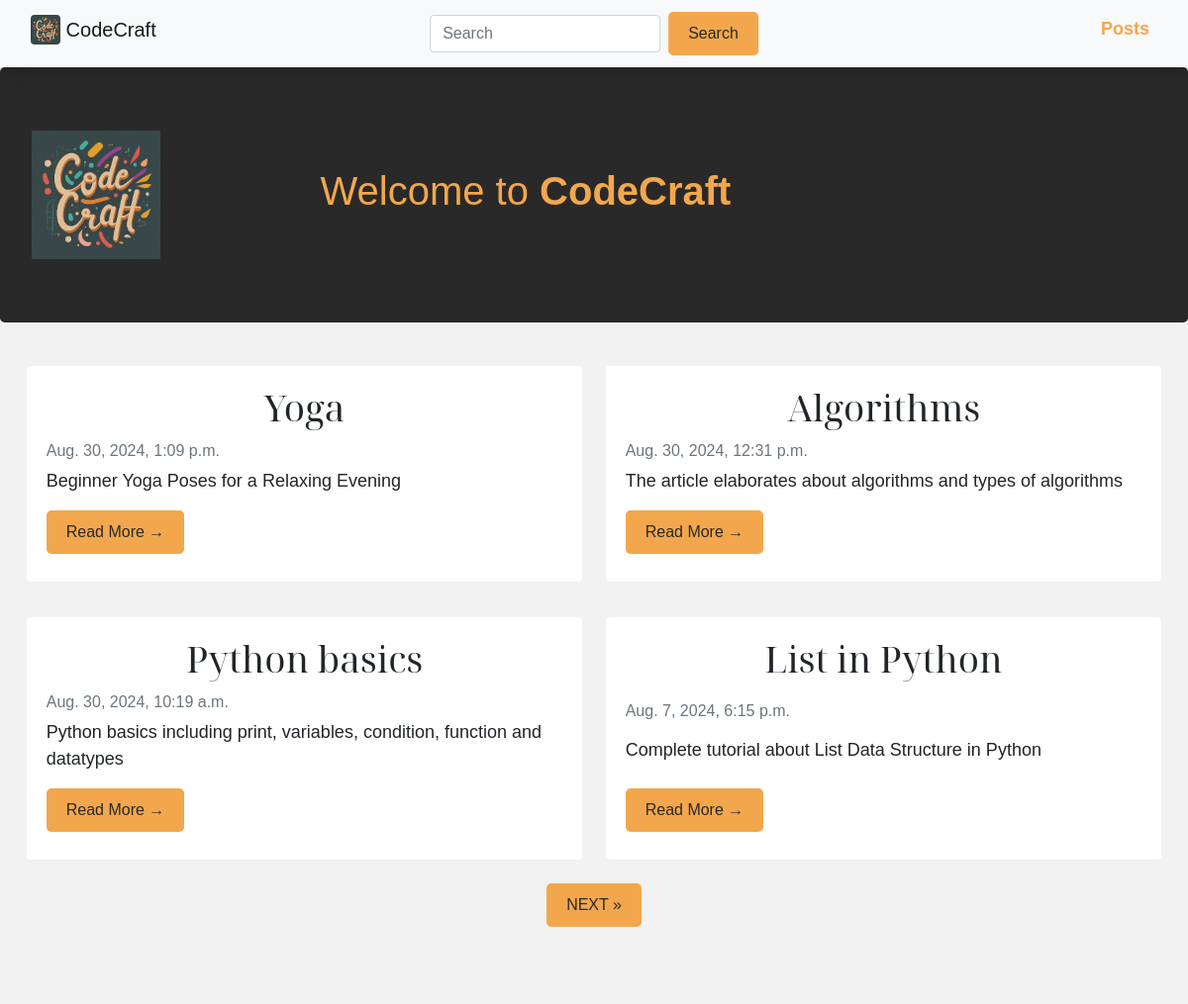
/ (upper part), run on an earlier commit of the app's database.
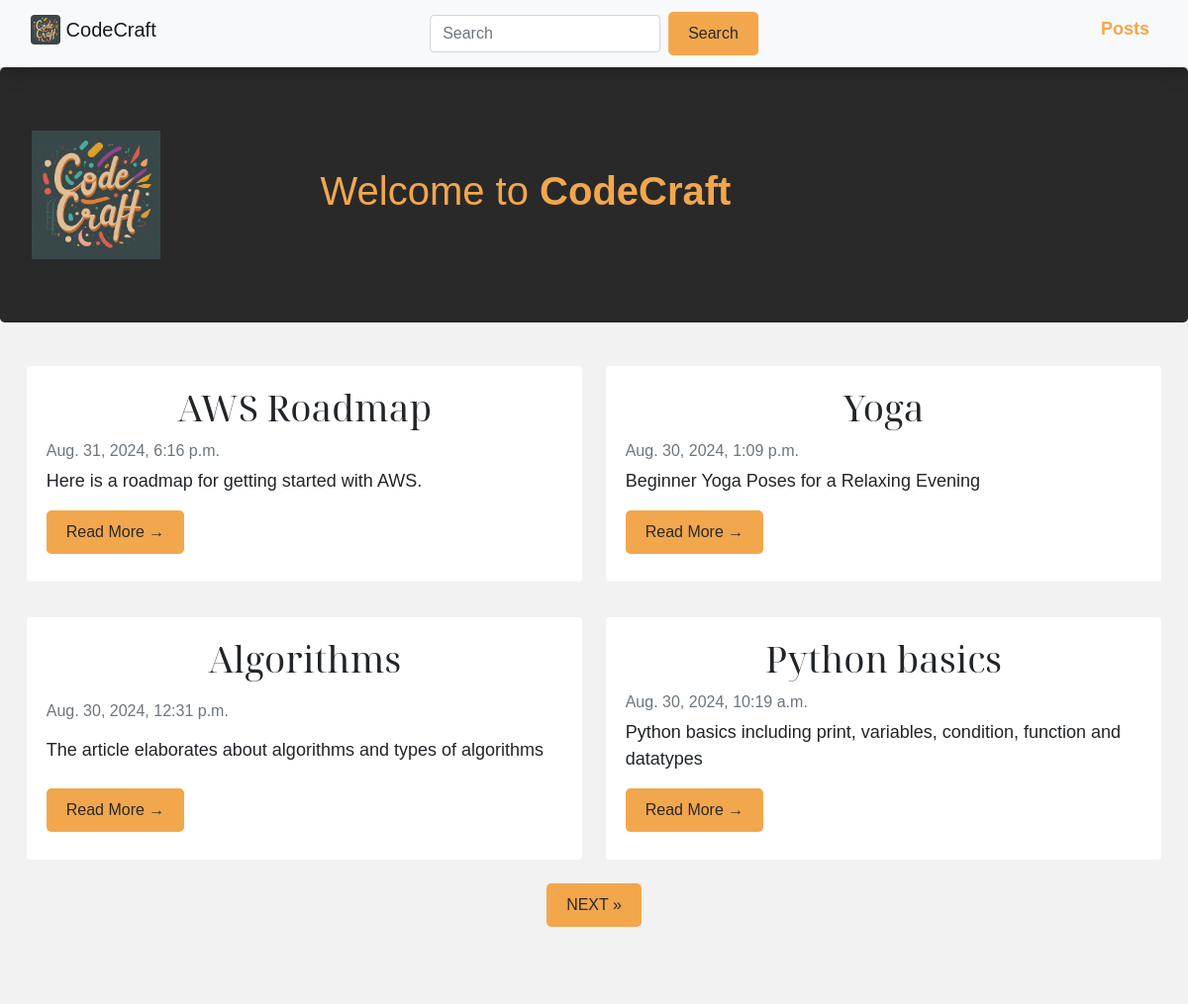
And on a later commit of the database.
### blog/models.py (models this page shows, shortened)
class Post(models.Model):
	title = models.CharField(max_length=200, unique=True)
	slug = models.SlugField(max_length=300, unique=True)
	author = models.ForeignKey(User, on_delete= models.CASCADE)
	updated_on = models.DateTimeField(auto_now= True)
	created_on = models.DateTimeField()
	content = RichTextUploadingField()
	metades = models.CharField(max_length=200, default="new post")
	status = models.IntegerField(choices=STATUS, default=0)
	image = models.ImageField(upload_to='images/', null=True, blank=True)
	class Meta:
		ordering = ['-created_on']

### blog/views.py (the view)
# urls.py: path('', HomeView.as_view(), name='posts'),
class HomeView(generic.ListView):
    queryset = Post.objects.filter(status=1).order_by('-created_on')
    template_name = 'home.html'
    paginate_by = 4

### blog/templates/home.html (shortened to what this page needs)
{% extends "base.html" %}  {% block content %}
<header class="jumbotron" style="background-color: #292929; color: #f2a74d">
  <div class="container">
    <div class="row align-items-center">
      <div class="col-md-3">
        <img
          src="/media/images/CodeCraftLogo1.jpeg"
          width="130px"
          height="130px"
          alt="CodeCraft Logo"
          class="img-fluid"
          loading="lazy"
        />
      </div>
      <div class="col-md-9">
        <p class="h1">Welcome to <strong>CodeCraft</strong></p>
      </div>
    </div>
  </div>
</header>
<div class="container" id="blogposts">
  <div class="row">
    <div class="d-flex flex-wrap justify-content-center">
      {% for post in object_list %}
      <div class="shadow-none card mb-4" id="newsfeed">
        <div class="card-body">
          <h3 class="card-title">{{ post.title }}</h3>
          <p class="card-text text-muted h6">
            {{ post.created_on }}
          </p>
          <p class="card-text">{{ post.metades }}</p>
          <span>
            <a href="{% url 'post_detail' post.slug %}" class="btn btn-custom"
              >Read More →</a
            >
          </span>
        </div>
      </div>
      {% endfor %}
    </div>
  </div>
</div>
{% comment %} pagination {% endcomment %} {% if is_paginated %}
<ul class="pagination justify-content-center">
   {% if page_obj.has_next %}
  <li>
    <a
      href="?page={{ page_obj.next_page_number }}"
      class="btn btn-custom"
      style="font-family: sans-serif"
      >NEXT »</a
    >
  </li>
  {% endif %}
</ul>
{% endif %} {% endblock %}

### blog/templates/base.html (shortened to what this page needs)
<!DOCTYPE html>
<html lang="en">
  <head>
    <link
      rel="stylesheet"
      href="https://stackpath.bootstrapcdn.com/bootstrap/4.5.2/css/bootstrap.min.css"
    />
  </head>
  <body>
    <div id="bodydiv">
      <div id="nofooter">
          <nav class="navbar navbar-expand-lg navbar-light bg-light shadow sticky-top" id="topnav">
          <div class="container-fluid">
          <a class="navbar-brand" href="{% url 'posts' %}">
            <img
              src="/media/images/CodeCraftLogo1.jpeg"
              width="30"
              height="30"
              class="d-inline-block rounded align-top"
              alt="logo"
              loading="lazy"
            />
            CodeCraft
          </a>
        <div class="collapse navbar-collapse" id="navbarNav">
          <ul class="navbar-nav ml-auto">
            <li class="nav-item">
              <a class="nav-link text-black font-weight-bold" href="{% url 'posts' %}">Posts</a>
            </li>
          </ul>
          <form class="form-inline" method="GET" action="{% url 'search' %}">
            <input class="form-control mr-sm-2" type="search" placeholder="Search" aria-label="Search" name="q">
            <button class="btn my-2 my-sm-0 btn-custom" type="submit">Search</button>
          </form>
        </div>
          </nav>
      </div>
      {% block content %}{% endblock content %}
      </div>
      {% block extra_content %}
      <div class="container mt-5" id="contact">
      </div>
      {% endblock extra_content %}
</body>
</html>

### blog/templates/base.html (style rules this page uses)
html, body { height: 100%; }
body { font-family: sans-serif; font-size: 18px; background-color: #f2f2f2; display: flex; flex-direction: column; font-family: "Rubik", sans-serif; margin: 0; padding: 0; box-sizing: border-box; }
#nofooter { flex: 1 0 auto; }
.card-group, .card, .card-footer, .card-body { border: none; }
.nav-link { color: #f2a74d !important; }
.navbar { position: relative; }
.form-inline { position: absolute; left: 50%; transform: translateX(-50%); }
.navbar-nav { flex-direction: row; }
.nav-item { margin-left: 20px; }
:root { --light: #ffffff; --dark: #000; --hover-color: #8B74F2; }
h3 { font-family: "Noto Serif Display", serif; font-size: 2.3rem; font-weight: 300; text-align: center; }
a { text-decoration: none; color: var(--dark); font-weight: 400; transition: 0.3s ease-in; border-bottom: 1px solid transparent; margin-bottom: 0.5rem; display: inline-flex; }
ul { list-style-type: none; padding: 0; }
.btn-custom { background-color: #f2a74d; color: #292929; border: none; padding: 10px 20px; border-radius: 5px; transition: background-color 0.3s ease; }

### blog/templates/home.html (style rules this page uses)
body { font-family: "Raleway", sans-serif; }
.h1, h4 { font-family: "Raleway", sans-serif; }
.btn-custom { background-color: #f2a74d; color: #292929; border: none; }
.pagination .btn-custom { margin: 0 5px; }
.container { padding: 0px; }
.card-text { display: -webkit-box; -webkit-box-orient: vertical; -webkit-line-clamp: 3; overflow: hidden; text-overflow: ellipsis; }
.card { margin-bottom: 1rem; }
.card-body { display: flex; flex-direction: column; justify-content: space-between; }
@media (min-width: 768px) { .card { flex: 0 0 48%; margin: 1%; } }
@media (min-width: 992px) { .card { flex: 0 0 48%; margin: 1%; } }

What changed in the data, as far as the page shows it:
no longer on this page (row unchanged): Post: title "List in Python", created_on "Aug. 7, 2024, 6:15 p.m.", metades "Complete tutorial about List Data Structure in Python"
added Post: title "AWS Roadmap", created_on "Aug. 31, 2024, 6:16 p.m.", metades "Here is a roadmap for getting started with AWS."
